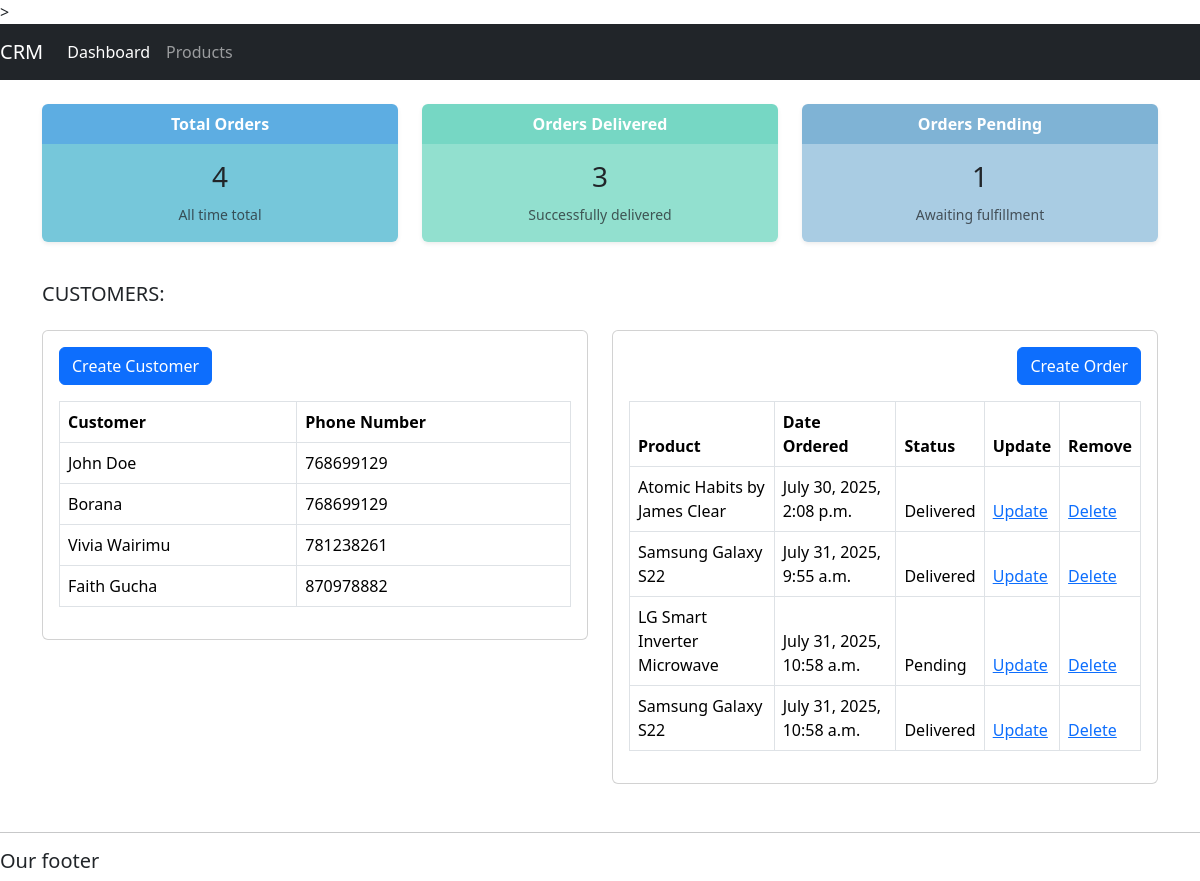
The page / on the database its author committed.
### accounts/models.py (models this page shows, shortened)
class Customer(models.Model):
    name = models.CharField(max_length= 150, null= True)
    phone = models.IntegerField( null= True)
    email = models.EmailField(max_length= 200, null= True)
    day_created = models.DateTimeField(auto_now_add= True, null = True)

class Orders(models.Model):
    ORDER_STATUS = [
        ('Pending', 'Pending'),
        ('Delivered', 'Delivered'),
        ('Out for Delivery', 'Out for Delivery'),
    ]
    Customer = models.ForeignKey(Customer, on_delete= models.CASCADE)
    product = models.ForeignKey(Product, on_delete= models.SET_NULL, null= True )
    date_ordered = models.DateTimeField(auto_now_add= True, null= True)
    status = models.CharField(max_length= 500, null= True, choices= ORDER_STATUS)

class Product(models.Model):
    PRODUCT_CATEGORY = [
        ('Electronics', 'Electronics'),
        ('Clothing', 'Clothing'),
        ('Home Appliances', 'Home Appliances'),
        ('Books', 'Books'),
        ('Beauty & Personal Care', 'Beauty & Personal Care')
    ]
    name = models.CharField(max_length= 100, null = True)
    price = models.FloatField(null= True)
    category = models.CharField(max_length= 200, null = True, choices= PRODUCT_CATEGORY)
    description = models.CharField(max_length= 500, null= True)
    date_created = models.DateTimeField(auto_now_add= True, null= True)
    def __str__(self):
        return self.name

### accounts/views.py (the view)
# urls.py: 2. Add a URL to urlpatterns:  path('', views.home, name='home')
def home(request):
    orders = Orders.objects.all()
    customers = Customer.objects.all()
    total_customers = customers.count()
    total_orders = orders.count()
    delivered = Orders.objects.filter(status='Delivered').count()
    pending = Orders.objects.filter(status='Pending').count()
    context = {'orders': orders, 'customers':customers, 'delivered':delivered, 'pending':pending, 'total_customers': total_customers, 'total_orders': total_orders}
    return render(request, 'accounts/dashboard.html',context)

### accounts/templates/accounts/dashboard.html (shortened to what this page needs)
{% extends "accounts/base.html" %}
    {%block content%}
    {% include "accounts/status.html" %}
    <div class="container my-4">
  <h5 class="mb-4">CUSTOMERS:</h5>
  <div class="row">
    <div class="col-md-6 mb-4">
      <div class="card">
        <div class="card-body">
          <a href="{% url 'create_customer' %}" class="btn btn-primary mb-3">Create Customer</a>
          <table class="table table-bordered">
            <thead class="thead-light">
              <tr>
                <th>Customer</th>
                <th>Phone Number</th>
              </tr>
            </thead>
            <tbody>
                {% for customer in customers%}
                <tr>
                  <td>{{customer.name}}</td>
                  <td>{{customer.phone}}</td>
                  </tr>
                {%endfor%}
            </tbody>
          </table>
        </div>
      </div>
    </div>
    <div class="col-md-6 mb-4">
      <div class="card">
        <div class="card-body">
          <a href="{% url 'create_order' %}" class="btn btn-primary mb-3 float-end">Create Order</a>
          <div class="clearfix"></div>
          <table class="table table-bordered">
            <thead class="thead-light">
              <tr>
                <th>Product</th>
                <th>Date Ordered</th>
                <th>Status</th>
                <th>Update</th>
                <th>Remove</th>
              </tr>
               {% for order in orders%}
                <tr>
                  <td>{{order.product}}</td>
                  <td>{{order.date_ordered}}</td>
                   <td>{{order.status}}</td>
                   <td><a href="{% url 'update_order' order.id %}">Update</td>
                    <td><a href="{% url 'delete_order' order.id %}">Delete</td>
                  </tr>
                {%endfor%}
            </thead>
          </table>
        </div>
      </div>
    </div>
  </div>
</div>
    {%endblock%}

### rows shown on the page
Customer: name "John Doe", phone "768699129"
Customer: name "Borana", phone "768699129"
Customer: name "Vivia Wairimu", phone "781238261"
Customer: name "Faith Gucha", phone "870978882"
Orders: product "Atomic Habits by James Clear", date_ordered "July 30, 2025, 2:08 p.m.", status "Delivered"
Orders: product "Samsung Galaxy S22", date_ordered "July 31, 2025, 9:55 a.m.", status "Delivered"
Orders: product "LG Smart Inverter Microwave", date_ordered "July 31, 2025, 10:58 a.m.", status "Pending"
Orders: product "Samsung Galaxy S22", date_ordered "July 31, 2025, 10:58 a.m.", status "Delivered"

### other values the page prints
{{ total_orders }} "4"
{{ delivered }} "3"
{{ pending }} "1"
